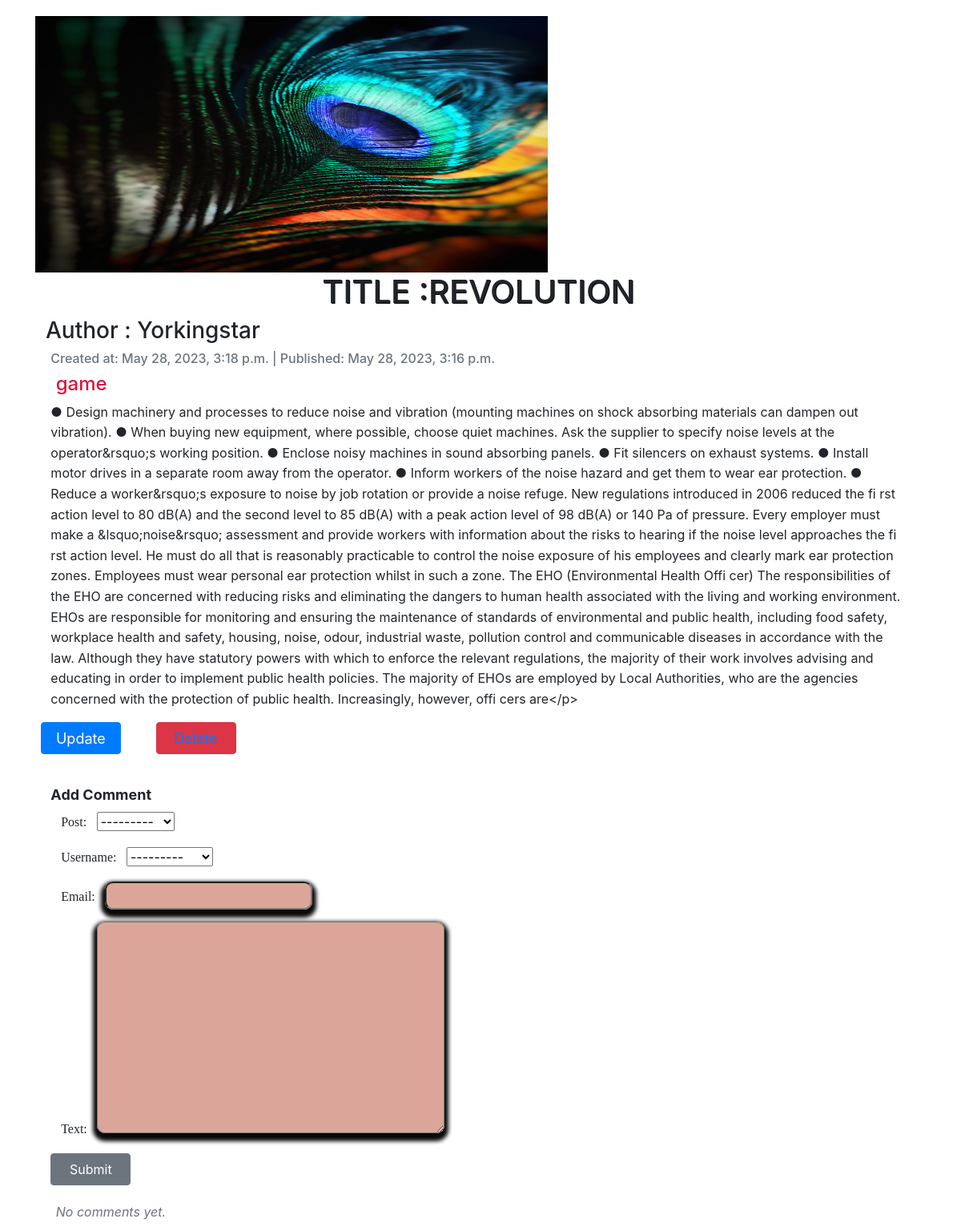
The app's page /post/1/ with its own data.
### blog/models.py (models this page shows, shortened)
class Content(models.Model):
    tag = TaggableManager()
    class Status(models.TextChoices):
        PUBLISH = 'pb', 'Published'
        CREATED = 'CR', 'Created'
    title = models.CharField(max_length=200)
    slug = models.SlugField()
    category = models.ForeignKey(Category, on_delete=models.CASCADE)
    author = models.ForeignKey(Author, on_delete=models.CASCADE)
    created_at = models.DateTimeField(auto_now_add=True)
    published = models.DateTimeField(default=timezone.now)
    image = models.ImageField(upload_to='images', blank=True, null=True)
    content = models.TextField()
    status = models.CharField(max_length=100, choices=Status.choices, default=Status.PUBLISH)
    def __str__(self):
        return self.title

class Author(models.Model):
    user = models.OneToOneField(User, on_delete=models.CASCADE)
    bio = models.TextField()

class Category(models.Model):
    name = models.CharField(max_length=100)

### blog/views.py (the view)
# urls.py: path('post/<int:id>/', posting, name='posting'),
def posting(request, id):
    begin = Content.objects.get(id=id)
    res = Comment.objects.all()
    req = CommentForm()
    if request.method=='POST':
       req=CommentForm(request.POST)
       if req.is_valid():
           req.save()
    else:
        req = CommentForm()
    return render(request, 'posted.html', {'form': begin, 'res': res,'req':req})

### blog/forms.py
class CommentForm(forms.ModelForm):
    class Meta:
        model = Comment
        fields = '__all__'

### blog/templates/posted.html (shortened to what this page needs)
{% load static %}
<!DOCTYPE html>
<html lang="en">
<head>
   <link rel="stylesheet" href="{% static 'posted.css' %}">
    <link rel="stylesheet" href="https://stackpath.bootstrapcdn.com/bootstrap/4.5.2/css/bootstrap.min.css">
</head>
<body>
    <div class="container">
        {% if form.image %}
            <img src="{{ form.image.url }}" alt="Image"  style="height:20rem;width:40rem;margin: 0 auto;">
        {% endif %}
        <div>
            <h1>title :{{ form.title }}</h1>
        </div>
        <div>
            <h3>author : {{ form.author.user.username }}</h3>
            <div>
                <h6>Created at: {{ form.created_at }} | Published: {{ form.published }}</h6>
            </div>
            <div>
                <div>
                    <h4>{{ form.category.name }}</h4>
                </div>
            </div>
            <div>
                <p>{{ form.content }}</p>
            </div>
            {% if user.username == form.author.user.username %}
            <button class="btn btn-primary"><a href="{% url 'update_blog' form.id %}" style="color: white;">Update</a></button>
            <button class="btn btn-danger"><a href="{% url 'delete_blog' form.id %}" style="color: white;">Delete</a></button>
            {% else %}
            <button class="btn btn-primary"><a href="" style="color: white;">Update</a></button>
            <button class="btn btn-danger"><a href="" >Delete</a></button>
            {% endif %}
            <div class="comment-section">
                <h5>Add Comment</h5>
                <form method="post">
                    {{ req.as_p }}
                    <button type="submit" class="btn btn-secondary">Submit</button>
                </form>
                <div class="trip">
                    {% for comment in res %}
                        <div class="comment"> {{ comment }}</div>
                    {% empty %}
                        <p class="no-comments">No comments yet.</p>
                    {% endfor %}
                </div>
            </div>
        </div>
    </div>
</body>
</html>

### blog/static/posted.css (style rules this page uses)
body { background-color: #dfe5eb; }
* { margin-left: .4rem; margin-right: .5rem; text-decoration: none; }
a { font-size: large; }
.container { margin-top: 20px; max-width: auto; }
.btn { margin-right: 40px; }
h1 { font-size: 22px; font-weight: bolder; margin-bottom: 5px; text-transform: uppercase; text-shadow: 1px 1px rgb(9, 9, 17); text-align: center; }
h3 { font-size: 20px; font-weight: bold; margin-bottom: 10px; text-transform: capitalize; }
h4 { text-decoration: #0062cc; font-size: 20px; font-weight: bold; margin-bottom: 10px; color:crimson; }
h6 { font-size: 14px; color: #6c757d; margin-bottom: 10px; }
p { font-size: 16px; line-height: 1.6; margin-bottom: 20px; }
.btn-primary { background-color: #007bff; border-color: #007bff; height: 40px; width:100px; border-radius: 10px; }
.btn-danger { background-color: #dc3545; border-color: #dc3545; height: 40px; width:100px; border-radius: 10px; }
.btn-secondary { background-color: #6e6c7d; border-color: #6c757d; height: 40px; width:100px; transition: width 2s height 4s ; border-radius: 10px; }
.comment-section { margin-top: 40px; }
.comment-section h5 { font-size: 18px; font-weight: bold; margin-bottom: 10px; }
.comment-section p { font-size: 16px; margin-bottom: 10px; }
.comment-section .no-comments { font-size: 16px; font-style: italic; color: #6c757d; }
input,textarea { border-radius: 10px; background-color:rgba(179, 69, 41, 0.473); color:white; padding-left: 5px; padding-top: 4px; box-shadow: 0 5px 5px 5px rgb(10, 10, 10); }
label { font-family: Cambria, Cochin, Georgia, Times, 'Times New Roman', serif; }
.trip { padding-top: 1.3rem; }

### records on screen
Content: image (picture), title "REVOLUTION", author.user.username "Yorkingstar", created_at "May 28, 2023, 3:18 p.m.", published "May 28, 2023, 3:16 p.m.", category.name "game", content "● Design machinery and processes to reduce noise and vibration (mounting machines on shock absorbing materials can dampen out vibration). ● When buying new equipment, where possible, choose quiet machines. Ask the supplier to specify noise levels at the operator&rsquo;s working position. ● Enclose noisy machines in sound absorbing panels. ● Fit silencers on exhaust systems. ● Install motor drives in a separate room away from the operator. ● Inform workers of the noise hazard and get them to wear ear protection. ● Reduce a worker&rsquo;s exposure to noise by job rotation or provide a noise refuge. New regulations introduced in 2006 reduced the fi rst action level to 80 dB(A) and the second…"
